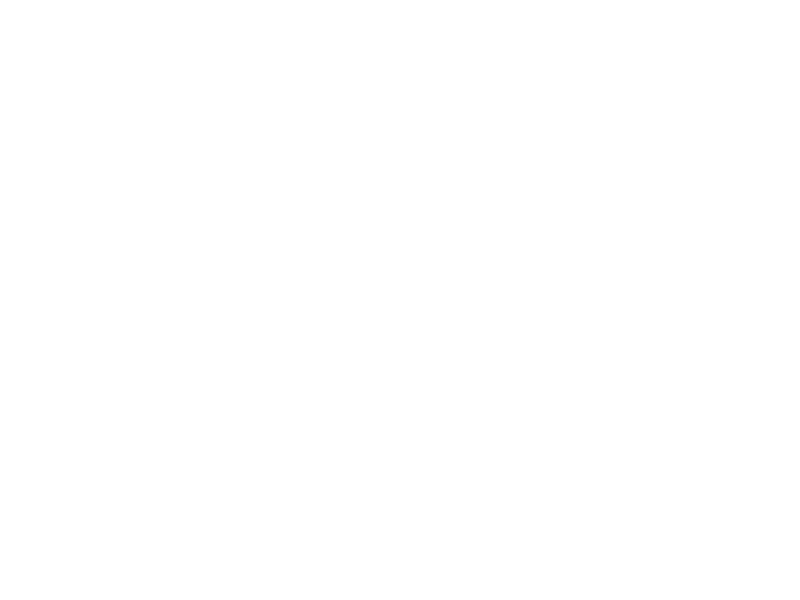
Frame 1 (no input)
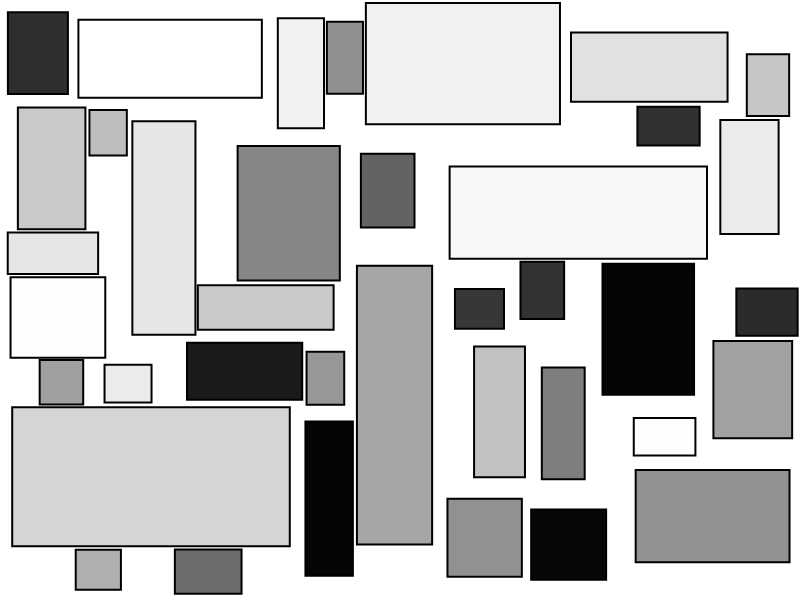
Frame 60 (no input)
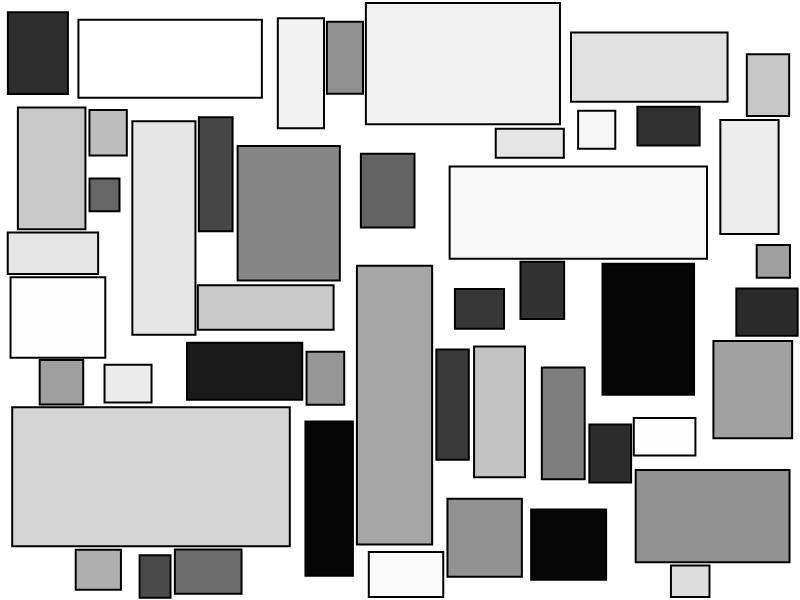
Frame 120 (the mouse pressed at the canvas centre since frame 60)

The p5.js sketch that drew these frames (run headless with seeded random() and noise() and a simulated clock; from frame 60 on, the mouse is pressed at the canvas centre):

// p5.js sketch
// ── sketch.js
// Daniel Shiffman
// Programming from A to Z, Fall 2014
// https://github.com/shiffman/Programming-from-A-to-Z-F14

// A simple box-fitting algorithm
// In an HTML5 Canvas

// An array of boxes
var boxes = [];
// Size of the box
var boxsize = 400;

function setup() {
  // Make a canvas
  createCanvas(800,600);
}

function draw() {
  // Clear the canvas
  clear();
  
  // Show all the boxes
  for (var i = 0; i < boxes.length; i++) {
    boxes[i].display();
  }

  
  // Did we find a valid box?
  var found = false;

  // How many times have we tried?
  var count = 0;

  // Keep trying until we find one
  while (!found) {
    // Make a new box
    var b = new Box(boxsize);
    // Does it fit on the screen?
    if (b.fits(boxes)) {
      // If so add it to the list
      boxes.push(b);
      found = true;
    }
    
    // Have we tried so many times we should stop trying?
    count++;
    if (count > 5000) {
      break;
    }
  }

  // Start with big boxes, shrink them over time
  if (boxsize > 32) { 
    boxsize--;

  // If we can't find spots with small boxes we're done
  } else if (!found) {
    noLoop();
  } 
}

// A box has x,y,width,height
function Box(size) {
  this.x = random(width);
  this.y = random(height);
  this.w = random(size/10,size);
  this.h = random(size/10,size);
  
  // What the heck, a random color
  this.bright = random(255);

  
  // Draw the rectangle
  this.display = function() {
    strokeWeight(2);
    stroke(0);
    fill(0,this.bright);
    rectMode(CORNER);
    rect(this.x,this.y,this.w,this.h);
  }
  
  // Is this box off the screen?
  this.offscreen = function() {
    // A 2 pixel buffer
    var buffer = 2;
    if (this.x + this.w + buffer  > width)  return true;
    if (this.y + this.h + buffer  > height) return true;
    return false;
  }

  // Does this box overlap another box?
  this.overlaps = function(other) {
    var buffer = 2;
    
    // If it's to the right it does not
    if (this.x                   > other.x + other.w + buffer) return false;
    // If it's to the left it does not
    if (this.x + this.w + buffer < other.x)                    return false;
    // If it's below it does not
    if (this.y                   > other.y + other.h + buffer) return false;
    // If it's above it does not
    if (this.y + this.h + buffer < other.y)                    return false;
    // Well if none of these are true then it overlaps
    return true; 
  }
  
  // Check if this box fits on the screen
  // i.e. it does not overlap any other boxes
  this.fits = function(boxes) {
    // If it's off the screen we don't like it
    if (this.offscreen()) {
      return false;
    }

    // If it overlaps any other box we don't like it
    for (var i = 0; i < boxes.length; i++) {
      if (this.overlaps(boxes[i])) {
        return false;
      }
    }
    // Hey, it's ok!
    return true;
  }
}


// ── box.js
// Daniel Shiffman
// Programming from A to Z, Fall 2014
// https://github.com/shiffman/Programming-from-A-to-Z-F14

// A simple box-fitting algorithm
// In an HTML5 Canvas

// A box has x,y,width,height
function Box(size) {
  this.x = random(width);
  this.y = random(height);
  this.w = random(size/10,size);
  this.h = random(size/10,size);
  
  // What the heck, a random color
  this.bright = random(255);

  
  // Draw the rectangle
  this.display = function() {
    strokeWeight(2);
    stroke(0);
    fill(0,this.bright);
    rectMode(CORNER);
    rect(this.x,this.y,this.w,this.h);
  }
  
  // Is this box off the screen?
  this.offscreen = function() {
    // A 2 pixel buffer
    var buffer = 2;
    if (this.x + this.w + buffer  > width)  return true;
    if (this.y + this.h + buffer  > height) return true;
    return false;
  }

  // Does this box overlap another box?
  this.overlaps = function(other) {
    var buffer = 2;
    
    // If it's to the right it does not
    if (this.x                   > other.x + other.w + buffer) return false;
    // If it's to the left it does not
    if (this.x + this.w + buffer < other.x)                    return false;
    // If it's below it does not
    if (this.y                   > other.y + other.h + buffer) return false;
    // If it's above it does not
    if (this.y + this.h + buffer < other.y)                    return false;
    // Well if none of these are true then it overlaps
    return true; 
  }
  
  // Check if this box fits on the screen
  // i.e. it does not overlap any other boxes
  this.fits = function(boxes) {
    // If it's off the screen we don't like it
    if (this.offscreen()) {
      return false;
    }

    // If it overlaps any other box we don't like it
    for (var i = 0; i < boxes.length; i++) {
      if (this.overlaps(boxes[i])) {
        return false;
      }
    }
    // Hey, it's ok!
    return true;
  }
}
